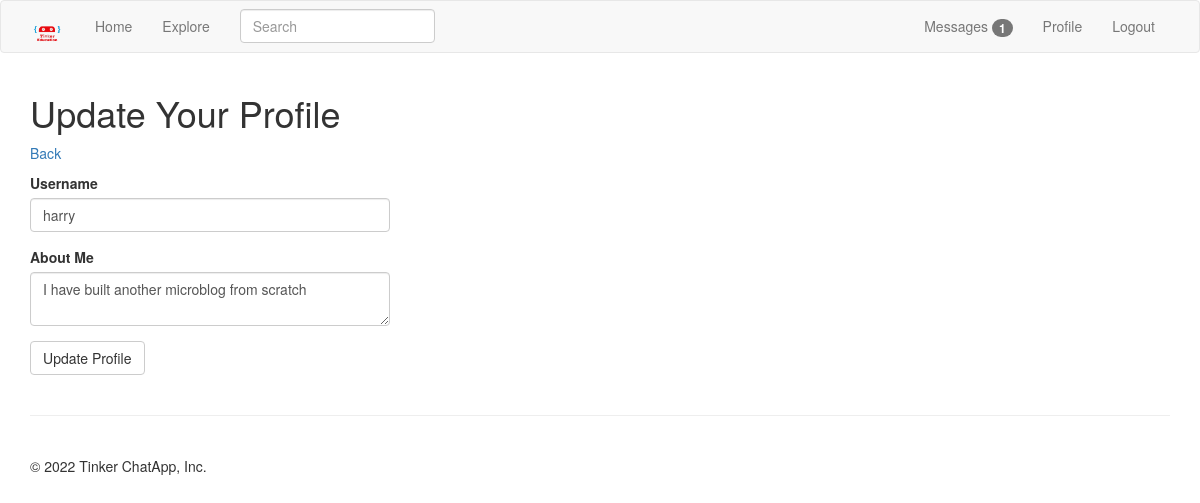
The app's page /main/edit_profile (signed in), older data.
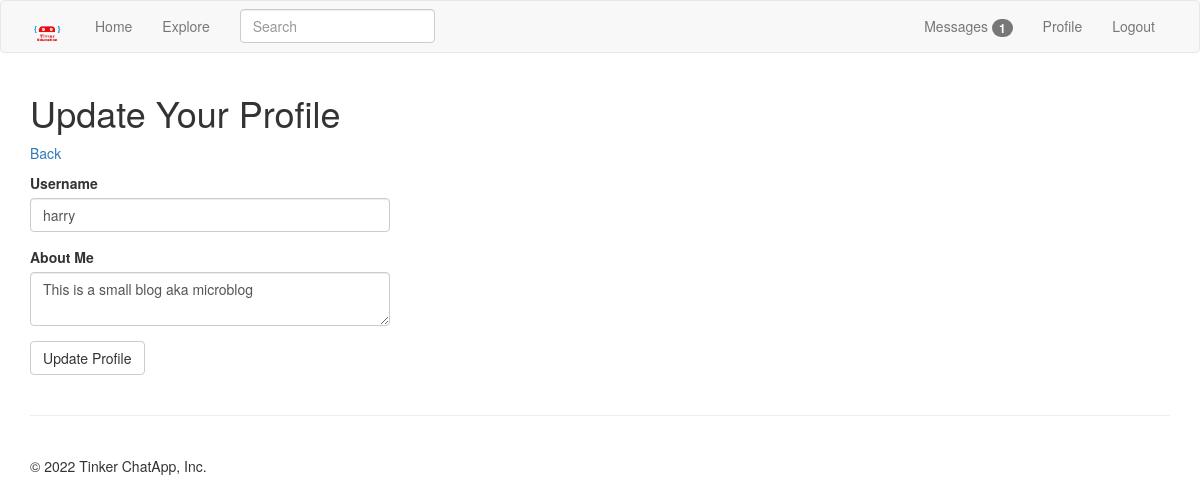
The same page, newer data.
### app/models.py (models this page shows, shortened)
class User( UserMixin ,db.Model):
    id = db.Column(db.Integer, primary_key = True)
    username = db.Column(db.String(64), unique = True, index = True)
    email = db.Column(db.String(120), unique = True, index = True)
    password_hash = db.Column(db.String(128))
    posts = db.relationship('Post', backref = 'author', lazy = 'dynamic')
    about_me = db.Column(db.String(140))
    last_seen = db.Column(db.DateTime, default = datetime.utcnow)
    messages_sent = db.relationship('Message', foreign_keys='Message.sender_id', backref='author', lazy = 'dynamic')
    messages_received = db.relationship('Message', foreign_keys='Message.recipient_id', backref='recipient', lazy='dynamic')
    last_message_read_time = db.Column(db.DateTime) # the last time the user visited the messages page
    notifications = db.relationship('Notification', backref='user', lazy='dynamic')
    followed = db.relationship(
        'User',
        secondary = followers,
        primaryjoin = (followers.c.follower_id == id),
        secondaryjoin = (followers.c.followed_id == id),
        backref = db.backref('followers', lazy = 'dynamic'),
        lazy = 'dynamic'
    )
    def new_messages(self):
        last_read_time = self.last_message_read_time or datetime(1900, 1, 1)
        return Message.query.filter_by(recipient=self).filter(
            Message.timestamp > last_read_time
        ).count()

### app/main/routes.py (the view)
@bp.route('/edit_profile', methods = ['GET', 'POST'])
def edit_profile():
    form = EditProfileForm(current_user.username)
    if form.validate_on_submit():
        current_user.username = form.username.data
        current_user.about_me = form.about_me.data
        db.session.commit()
        flash(_('Your changes have been saved!'))
        return redirect(url_for('main.profile', username = current_user.username))
    elif request.method == 'GET':
        form.username.data = current_user.username
        form.about_me.data = current_user.about_me
    return render_template('main/edit_profile.html', title = _('Edit Profile'), form = form)

### app/main/forms.py (shortened to what this page needs)
class SearchForm(FlaskForm):
    q = StringField(_('Search'), validators = [DataRequired()])
    def __init__(self, *args, **kwargs):
        if 'formdata' not in kwargs:
            kwargs['formdata'] = request.args
        if 'csrf_enabled' not in kwargs:
            kwargs['csrf_enabled'] = False
        super(SearchForm, self).__init__(*args, **kwargs)

class EditProfileForm(FlaskForm):
    username = StringField(_l('Username'), validators = [DataRequired()])
    about_me = TextAreaField(_l('About Me'), validators = [DataRequired(), Length(min = 0, max = 140)])
    submit = SubmitField(_l('Update Profile'))
    def __init__(self, original_username, *args, **kwargs):
        super(EditProfileForm, self).__init__(*args, **kwargs)
        self.original_username = original_username

### app/main/routes.py (called while the page is built)
@bp.before_app_request
def before_request():
    if current_user.is_authenticated:
        current_user.last_seen = datetime.utcnow()
        db.session.commit()
        g.search_form= SearchForm()
    g.locale = str(get_locale())

### app/models.py (called while the page is built)
@login.user_loader
def load_user(id):
    return User.query.get(int(id))

### app/templates/main/edit_profile.html
{% extends 'main/base.html' %}
{% import 'bootstrap/wtf.html' as wtf %}
{% block app_content %}
    <h1>{{ _('Update Your Profile') }}</h1>
    <p><a href="{{ url_for('main.profile', username = current_user.username) }}">{{ _('Back') }}</a></p>
    <div class="row">
        <div class="col-md-4">
            {{ wtf.quick_form(form) }}
        </div>
    </div><br>
{% endblock %}

Row changes from the older to the newer data that the page shows:
changed User "harry": about_me "I have built another microblog from scratch" → "This is a small blog aka microblog"
